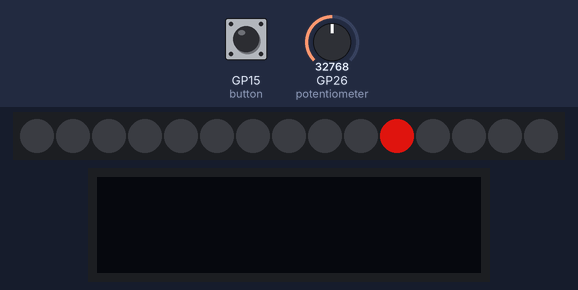
A program run on a simulated Raspberry Pi Pico running MicroPython. Shown: 15 RGB LEDs in strip order, left to right, 128×32 one-colour display. Inputs (shaded band) come from the test bench; at power-on: GP15 (button) LOW, GP26 (potentiometer) = 32768 (analog values on the 0–65535 scale). Dim RGB values are drawn brighter than linear; random numbers come from a fixed seed; library files of the repository ran but are not shown: ssd1306.py; what the program prints to the serial console is not drawn.

Above: at 5.0 s.
5.1 s: GP15 (button) pulled HIGH for 1.15 s
At 6.0 s:
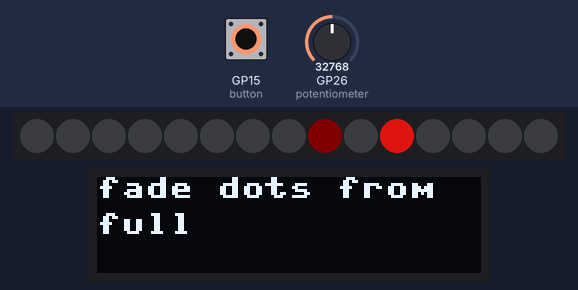
8.1 s: GP26 (potentiometer) set to 0
At 10.9 s:
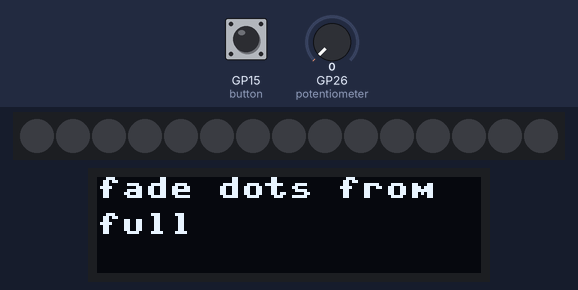
12.1 s: GP26 (potentiometer) set to 192
At 12.3 s:
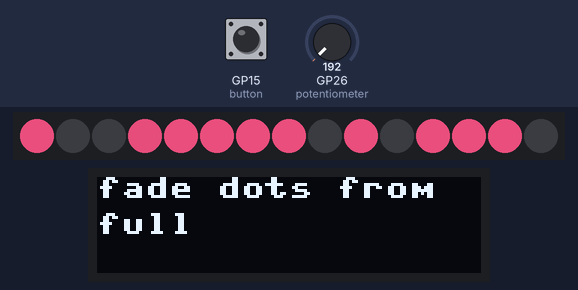
16.1 s: GP26 (potentiometer) set to 256
At 16.53 s:
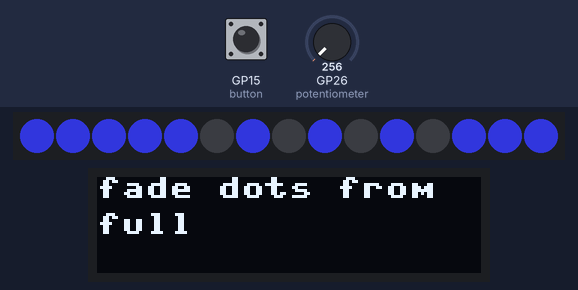
17.8 s: GP15 (button) pulled HIGH for 1.15 s
At 20.8 s:
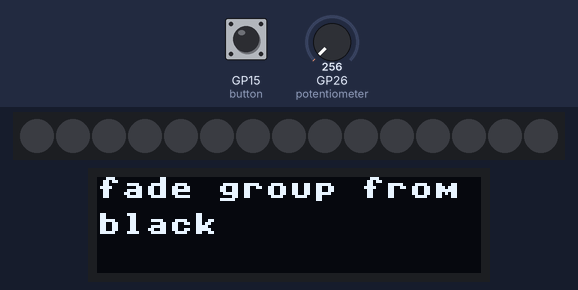
Timing chart, 0 to 21.4 s (numbered marks = the images above; inputs shaded):
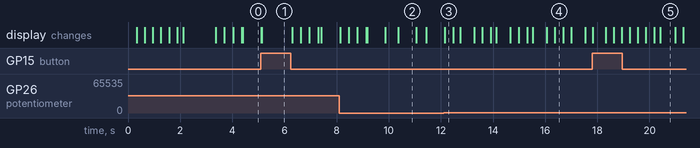

Measured:
- the behaviour switches between 208 and 224 on GP26 (potentiometer) (found by bisection; images 3 and 4)
- what the display in image 2 shows lasts 0.7 s, from 10.4 s to 11.1 s
- what the display in image 5 shows lasts 0.6 s, from 20.4 s to 21.0 s

The program:

day12-with-screen.py
```python
# Imports
import time
import random
from machine import Pin, I2C, ADC
from ssd1306 import SSD1306_I2C
from neopixel import NeoPixel

NUMBER_OF_LEDS = 15
# Define the strip pin number (28) and number of LEDs (15)
strip = NeoPixel(Pin(28), NUMBER_OF_LEDS)
button = Pin(15, Pin.IN, Pin.PULL_DOWN)
# Set up the potentiometer on ADC pin 26
potentiometer = ADC(Pin(26))
# Set up I2C and the pins we're using for it
i2c=I2C(0,sda=Pin(0), scl=Pin(1), freq=400000)
# Define the display and size (128x32)
display = SSD1306_I2C(128, 32, i2c)

black = (0, 0, 0)
counter = 0
break_run = False

def random_bit():
    return random.randint(0, 255)


def random_color():
    return random_bit(), random_bit(), random_bit()


def get_delay():
    return potentiometer.read_u16() / 50000


def create_map():
    result = []
    seq = list(range(NUMBER_OF_LEDS))
    for _ in range(NUMBER_OF_LEDS):
        new_val = random.choice(seq)  # type: ignore
        result.append(new_val)
        seq.remove(new_val)  # type: ignore

    return result

def set_brightness(color, brightness):
    (red, green, blue) = color
    return (int(red * brightness), int(green * brightness), int(blue * brightness))

def fade_in(seconds, pixels, color, steps = 30):
    for i in range(steps):
        if break_run:
            return
        for pixel in pixels:
            strip[pixel] = set_brightness(color, i/steps)
        time.sleep(seconds/steps)
        strip.write()

def fade_out(seconds, pixels, color, steps = 30):
    for i in range(steps+1):
        if break_run:
            return
        for pixel in pixels:
            brightness = 0 if steps == i else (steps-i)/steps
            strip[pixel] = set_brightness(color, brightness)
        time.sleep(seconds/steps)
        strip.write()

def run_lights_from_list(map, color):
    mydelay = get_delay()
    for i in map:
        if break_run:
            return
        # Set the next LED in the range to light with a colour
        strip[i] = color
        # Delay - the speed of the chaser
        time.sleep(mydelay)

        # Send the data to the strip
        strip.write()

def fade_in_out_lights_from_list(map, color):
    mydelay = get_delay()
    for j in range(NUMBER_OF_LEDS):
        strip[j] = black
    strip.write()
    fade_in(1, map, color)
    fade_out(1, map, color)
    time.sleep(mydelay)

def pattern_dots(color):
    map = create_map()
    run_lights_from_list(map, color)


def pattern_sequence(color):
    map = range(NUMBER_OF_LEDS)
    run_lights_from_list(map, color)


def pattern_reverse_sequence(color):
    map = reversed(range(NUMBER_OF_LEDS))
    run_lights_from_list(map, color)


def pattern_wave_from_center(color):
    center = int(NUMBER_OF_LEDS / 2)
    map = []
    for i in range(int(NUMBER_OF_LEDS / 2) + 1):
        map.append(center + i)
        map.append(center - i)

    run_lights_from_list(map, color)

def pattern_dots_with_gaps(color):
    one_or_zero = counter % 2
    for i in range(NUMBER_OF_LEDS):
        mydelay = get_delay()
        if break_run:
            return
        if i % 2 == one_or_zero:
            strip[i] = color
        else:
            strip[i] = black
        strip.write()
        time.sleep(mydelay)

def pattern_dots_on_black(color):
    map = create_map()
    for i in map:
        mydelay = get_delay()
        if break_run:
            return
        for j in range(NUMBER_OF_LEDS):
            strip[j] = black
        strip[i] = color
        strip.write()
        time.sleep(mydelay)

def pattern_fade_all(color):
    map = list(range(NUMBER_OF_LEDS))
    fade_in(1.5, map, color)
    fade_out(2, map, color)

def pattern_fade_dots_on_black(color):
    map = create_map()
    for i in map:
        mydelay = get_delay()
        if break_run:
            return
        for j in range(NUMBER_OF_LEDS):
            strip[j] = black
        strip.write()
        fade_in(0.5, [i], color)
        fade_out(0.5, [i], color)
        time.sleep(mydelay)


def pattern_fade_dots_from_full(color):
    for j in range(NUMBER_OF_LEDS):
        strip[j] = black
        strip.write()
    fade_in_map = create_map()
    for i in fade_in_map:
        mydelay = get_delay()
        if break_run:
            return
        fade_in(potentiometer.read_u16()/30000, [i], color)
        time.sleep(mydelay)
    fade_out_map = create_map()
    for i in fade_out_map:
        mydelay = get_delay()
        if break_run:
            return
        fade_out(potentiometer.read_u16()/30000, [i], color)
        # strip[i] = black
        time.sleep(mydelay)


def pattern_fade_group_from_black(color):
    map = []
    for i in range(NUMBER_OF_LEDS):
        if random.randint(0, 1):
            map.append(i)
    if len(map) == 0:
        map.append(random.choice(list(range(NUMBER_OF_LEDS)))) # type: ignore
    fade_in_out_lights_from_list(map, color)


def pattern_turning_off_dots(color):
    pattern_fade_all(color)
    mydelay = get_delay()
    time.sleep(mydelay)
    for i in range(NUMBER_OF_LEDS):
        strip[i] = color
    strip.write()


def all_black():
    for i in range(NUMBER_OF_LEDS):
        strip[i] = black
    strip.write()
    time.sleep(1000)


current_pattern = 0
known_patterns = [
    # pattern_progressive_wave,
    pattern_fade_dots_from_full,
    pattern_fade_group_from_black,
    pattern_fade_dots_on_black,
    pattern_fade_all,
    pattern_wave_from_center,
    pattern_dots,
    pattern_sequence,
    pattern_reverse_sequence,
    pattern_dots_with_gaps,
    pattern_dots_on_black,
    pattern_turning_off_dots,
]

def random_pattern_every_time(color):
    random.choice(known_patterns)(color) # type: ignore

patterns = known_patterns + [random_pattern_every_time]
last_press = 0
debounce_ms = 1000

def display_pattern_name():
    display.fill(0)
    text = f"{patterns[current_pattern].__name__.replace('_', ' ').replace('pattern ', '')}"
    chunk_size = 15
    chunks = [text[i:i + chunk_size].strip() for i in range(0, len(text), chunk_size)]
    line_num = 0
    for chunk in chunks:
        display.text(chunk, 0, line_num)
        line_num += 12

    display.show()

def button_handle(p):
    global current_pattern
    global last_press
    global break_run
    now = time.ticks_ms()

    if time.ticks_diff(now, last_press) < debounce_ms:
        return  # debounce

    last_press = now
    break_run = True
    current_pattern = (current_pattern + 1) % len(patterns)
    print(f"New pattern: {current_pattern}")
    display_pattern_name()


button.irq(lambda p: button_handle(p), Pin.PULL_DOWN)

current_pattern = -1
button_handle(0)
while color := random_color():  # Run forever
    if break_run:
        break_run = False
    patterns[current_pattern](color)
    time.sleep(0.5)
    counter += 1
```
